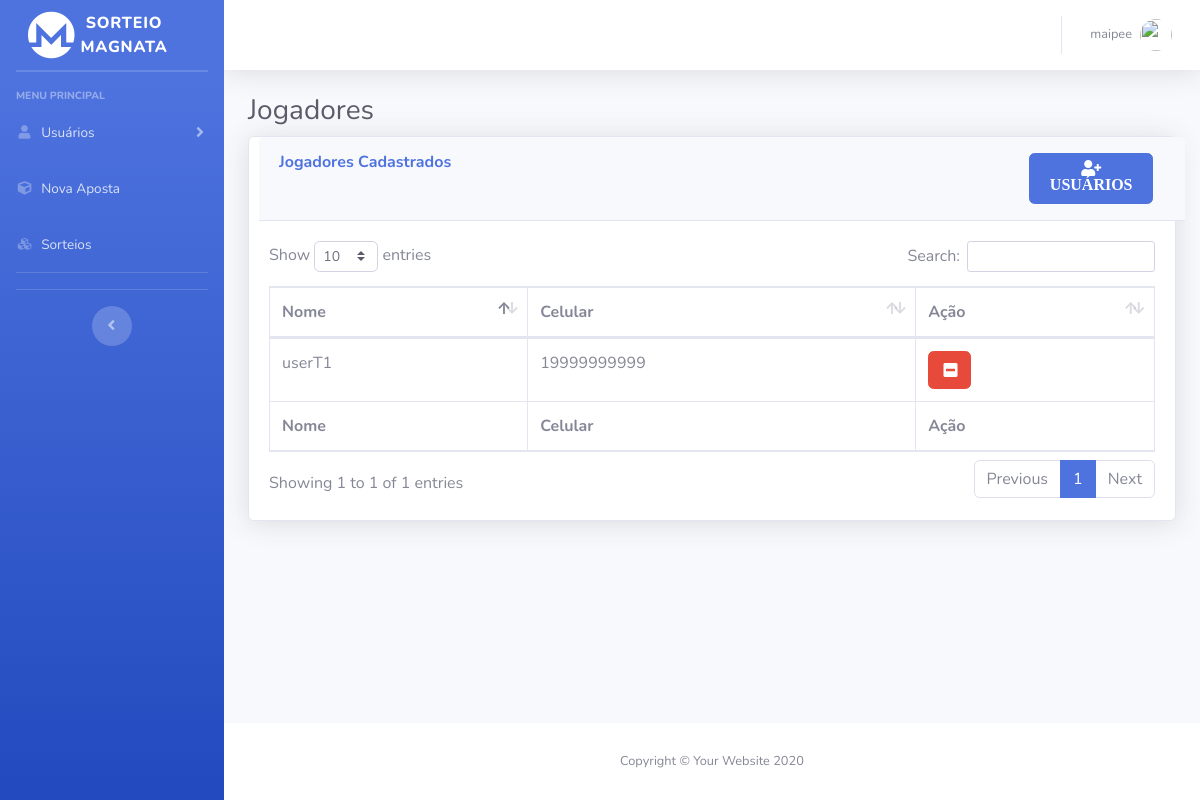
Before: /jogadores.php (signed in) with the older database file.
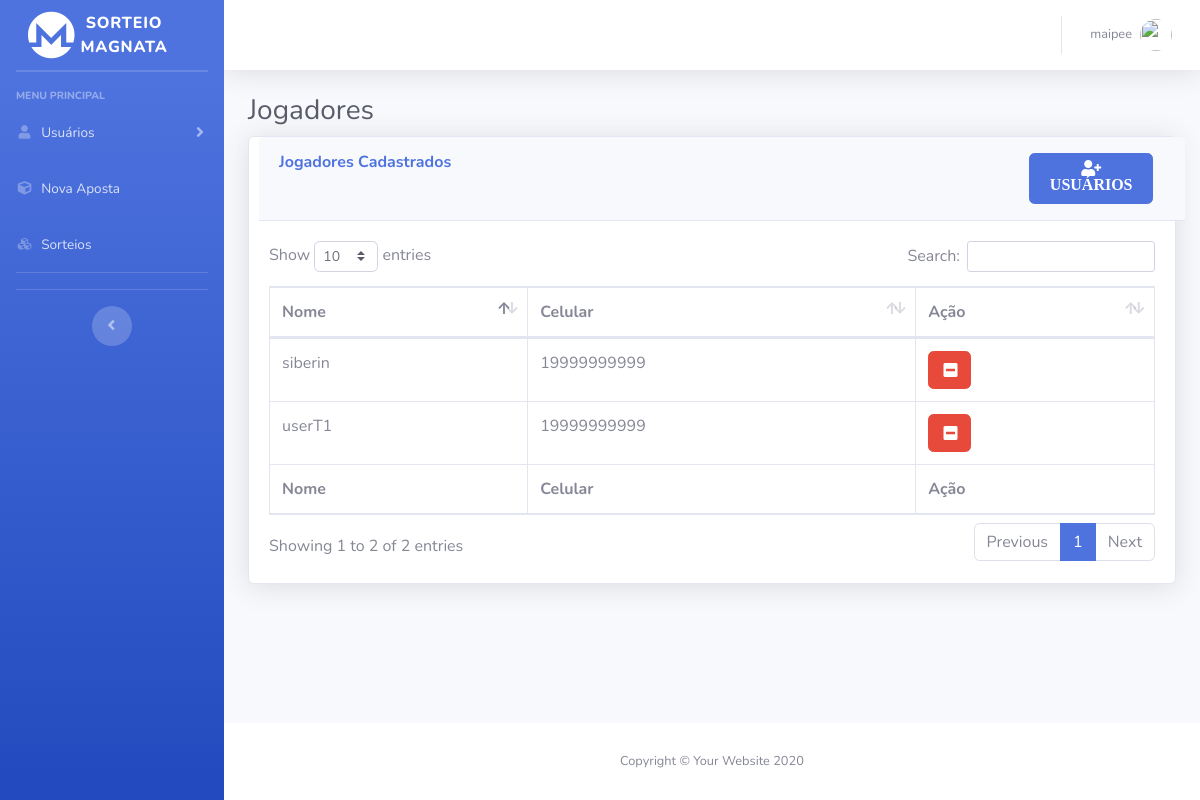
After: the same page with the newer database file.
### tables this page shows
CREATE TABLE `user` (
  `iduser` int(11) NOT NULL,
  `name` varchar(45) NOT NULL,
  `celular` varchar(45) NOT NULL,
  `senha` varchar(100) NOT NULL,
  `tipo` varchar(45) NOT NULL DEFAULT '0',
  `idSuperior` int(11) DEFAULT NULL,
  `nivel` varchar(15) NOT NULL,
  `data` date NOT NULL
);

### jogadores.php (the view, shortened to what the changed rows need)
<?php
include('php/server.php') ;
  $sort_check_query = 'SELECT * FROM user WHERE tipo = "2" ';
  $result = mysqli_query($db,$sort_check_query);
?>
<!DOCTYPE html>
<html lang="pt-br">
<head>
  <link href="vendor/fontawesome-free/css/all.min.css" rel="stylesheet" type="text/css">
  <link href="css/sb-admin-2.min.css" rel="stylesheet">
  <link href="vendor/datatables/dataTables.bootstrap4.min.css" rel="stylesheet">
</head>
<body id="page-top">
  <div id="wrapper">
    <div id="content-wrapper" class="d-flex flex-column">
      <div id="content">
        <div class="container-fluid">
          <h1 class="h3 mb-2 text-gray-800">Jogadores</h1>
          <div class="card shadow mb-4">
            <div class="card-body">
              <div class="table-responsive">
              <table class="table table-bordered" id="dataTable" width="100%" cellspacing="0">
                  <thead>
                    <tr>
                      <th>Nome</th>
                      <th>Celular</th>
                      <th>Ação</th>
                    </tr>
                  </thead>
                  <tfoot>
                    <tr>
                      <th>Nome</th>
                      <th>Celular</th>
                      <th>Ação</th>
                    </tr>
                  </tfoot>
                  <tbody>
                  <?php
                  $cont =0;
                   while($row = $result->fetch_assoc()) {
                    echo("<tr>
                    <td>".$row['name']."</td>
                    <td>".$row['celular']."</td>
                    <form id='exc_camb".$cont."' class='dropdown-item' method='post' action='cambistas.php'>
                    <input type='hidden' id='custId' name='idDelet' value='".$row['iduser']."'>
                    <input type='hidden' id='tipo' name='tipo' value='2'>
                  </form>
                    <td style='display: flex;'>
                     <div style='width: 44px !important; max-width: 30%; position: relative;'> <input  class='btn btn-danger' type='submit' form='exc_camb".$cont."' name='exc_camb'  value='    '/><i class='fa fa-minus-square'".$cont."' style='    position: absolute; left: 35%; top: 30%;  color: white; '></i></div >
                  </td>
                  </tr>");
                  $cont +=1;
                   }
                  ?>
                  </tbody>
                </table>
              </div>
            </div>
          </div>
        </div>
      </div>
    </div>
  </div>
</body>
</html>

Changed rows visible on the page:
added user: name "siberin", celular "19999999999"
Other visible differences:
text written by a page script: "Show entries Search: Showing 1 to 1 of 1 entries Previous 1 Next" → "Show entries Search: Showing 1 to 2 of 2 entries Previous 1 Next"
